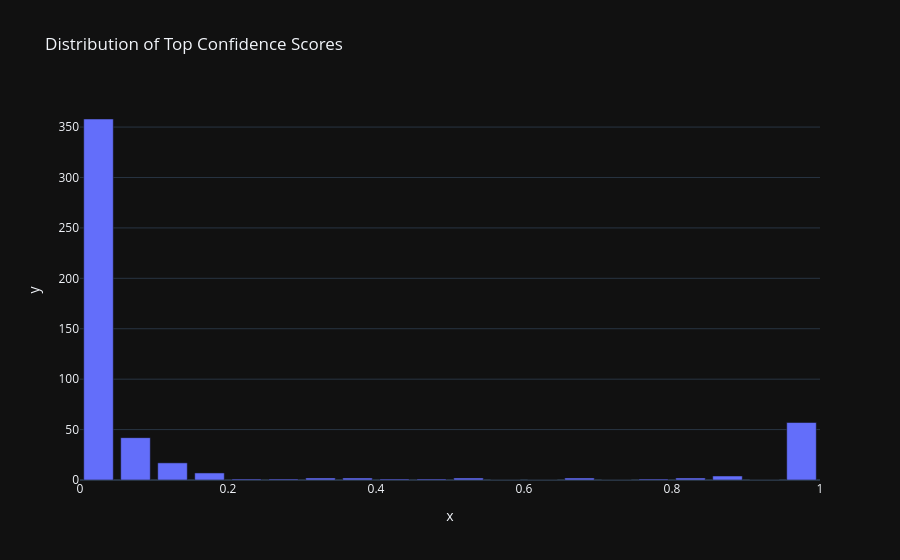

Here is the notebook cell this chart was saved with:
### Code cell
# FIX: Use 'max_val' instead of a specific category name
# This shows you the distribution of your model's "Best Guesses"
counts, bins = np.histogram(df['max_val'], bins=[i / 100 for i in range(0, 101, 5)])
bins = .5 * (bins[:-1] + bins[1:])
fig = px.bar(x=bins, y=counts, title="Distribution of Top Confidence Scores")
fig.show()

### Figure 1 — Plotly figure (JSON) as saved in the notebook; plotly's stock layout.template omitted (floating-point values rounded to 4 significant figures)
{"data": [{"hovertemplate": "x=%{x}<br>y=%{y}<extra></extra>", "legendgroup": "", "marker": {"color": "#636efa", "pattern": {"shape": ""}}, "name": "", "orientation": "v", "showlegend": false, "textposition": "auto", "x": [0.025, 0.075, 0.125, 0.175, 0.225, 0.275, 0.325, 0.375, 0.425, 0.475, 0.525, 0.575, 0.625, 0.675, 0.725, 0.775, 0.825, 0.875, 0.925, 0.975], "xaxis": "x", "y": [358, 42, 17, 7, 1, 1, 2, 2, 1, 1, 2, 0, 0, 2, 0, 1, 2, 4, 0, 57], "yaxis": "y", "type": "bar"}], "layout": {"xaxis": {"anchor": "y", "domain": [0.0, 1.0], "title": {"text": "x"}}, "yaxis": {"anchor": "x", "domain": [0.0, 1.0], "title": {"text": "y"}}, "legend": {"tracegroupgap": 0}, "title": {"text": "Distribution of Top Confidence Scores"}, "barmode": "relative"}}
